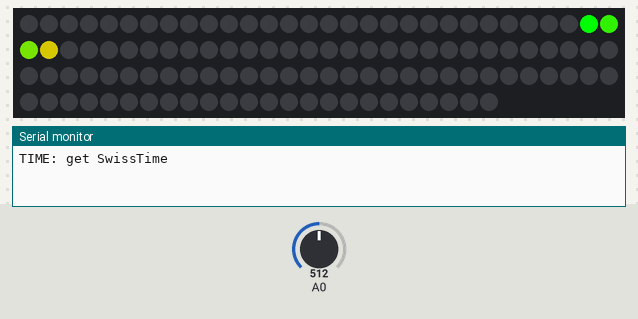
The program below on a simulated ESP8266 (NodeMCU). Shown: 114 RGB LEDs in strip order, left to right, continuing on the next row, the last lines printed to the serial monitor. The inputs (shaded band) are chosen by the test bench; at power-on: A0 = 512. Dim RGB values are drawn brighter than linear; WiFi joins after 1.5 s; servers stay silent unless stated; the local clock reads 2024-03-15 10:24:30 at power-on unless the program sets it.

Above: at 8.6 s.
At 11.7 s:
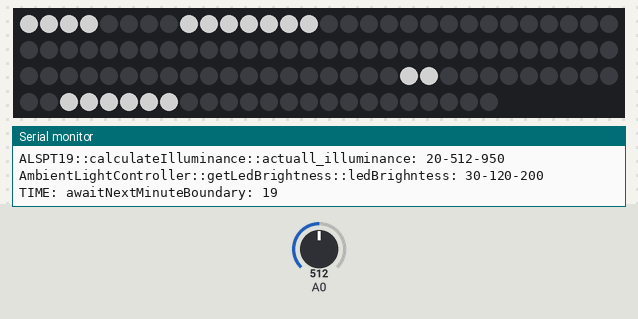
At 31.2 s:
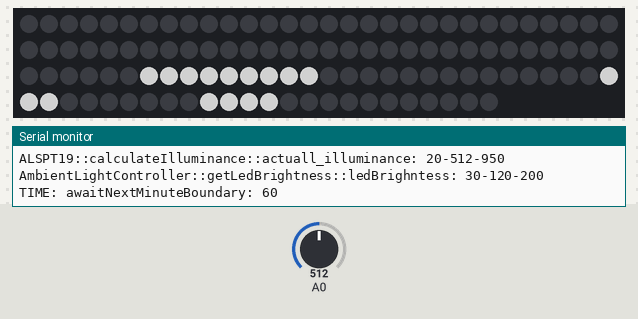

Measured:
- what the display in image 0 shows lasts 3.0 s, from 8.6 s to 11.6 s
- what the display in image 1 shows lasts 19.6 s, from 11.6 s to 31.2 s

The program:

main.cpp
```cpp
/*=================================================================================
--Includes
=================================================================================*/
#include <Arduino.h>
#include <WordClock/WordClock.hpp>
#include <time/SwissTime.hpp>

/*=================================================================================
--Variablen
=================================================================================*/
const int sleeptime = 22;
const int wakeuptime = 5;

const double wakeupdelay_ms = 60*1000; // ms

SwissTime swissTime;
WordClock wordClock;


/*=================================================================================
--Setup
=================================================================================*/
void setup()
{
  // Serial Init
  Serial.begin(9600);

  // Init WS2812
  wordClock.showAdvertisingAnimation();
}

/*=================================================================================
--Main
=================================================================================*/
void loop()
{
  /*---------------------------------------------------------------------------
  -- Update Time
  ---------------------------------------------------------------------------*/
  bool error = swissTime.getTime();
  if (error == false)
  {
    /*---------------------------------------------------------------------------
    -- Turn qlocktwo off by night
    ---------------------------------------------------------------------------*/
    if ((swissTime.h >= sleeptime) || (swissTime.h < wakeuptime))
    {
      wordClock.allOff();
      if(swissTime.h >= wakeuptime-1) {
        // check time more often one showHour before wakeup
        delay(wakeupdelay_ms);
      }
      else {
        //delay(wakeupdelay_ms*60);
        delay(wakeupdelay_ms);
      }
    }
    else
    {
      wordClock.showTime(swissTime.s, swissTime.m, swissTime.h);
      // If await next Miniute Boundary is bigger zero, show Time again.
      //if(swissTime.awaitNextMinuteBoundary()) {
      //  ws2812.showTime(swissTime.s, swissTime.m, swissTime.h);
      //}
      (void) swissTime.awaitNextMinuteBoundary();
      //delay(wakeupdelay_ms);
    }
  } else {
    wordClock.showNoInternet();
  }
}
```

ALSPT19.cpp
```cpp
#include "ALSPT19.hpp"

/*============================================================================
== PUBLIC
============================================================================*/
int ALSPT19::getIlluminance()
{
    calculateIlluminance();
    return actuall_illuminance;
}

int ALSPT19::getMinIlluminance() {
  return min_illuminance;
}

int ALSPT19::getMaxIlluminance() {
  return max_illuminance;
}
/*============================================================================
== PRIVATE
============================================================================*/
ALSPT19::ALSPT19() :min_illuminance(20), max_illuminance(950), actuall_illuminance(50)
{
  ;
}

void ALSPT19::calculateIlluminance()
{
  // LED Brightness: 1-15
  // Sensor: 0-120
  // 0.083*value+5
  // new_brightness = (13/120)*x+5=0.1083*x+2
  // new_brightness = (14/120)*x+1=0.1166*x+1
  actuall_illuminance = analogRead(A0);

  //set brightness Thresholds
  if(actuall_illuminance<=min_illuminance) {
    min_illuminance = actuall_illuminance;
  }

  if(actuall_illuminance>=max_illuminance) {
    max_illuminance = actuall_illuminance;
  }

  Serial.print("ALSPT19::calculateIlluminance::actuall_illuminance: ");
  Serial.print(min_illuminance);
  Serial.print("-");
  Serial.print(actuall_illuminance);
  Serial.print("-");
  Serial.print(max_illuminance);
  Serial.println("");
}
```

ALSPT19.hpp
```cpp
#ifndef ALSPT19_HPP
#define ALSPT19_HPP

#include "Arduino.h"

class ALSPT19
{

    public:
        ALSPT19();
        int getIlluminance();
        int getMinIlluminance();
        int getMaxIlluminance();

    private:
        void calculateIlluminance();

    private:
        int16_t min_illuminance;
        int16_t max_illuminance;
        int16_t actuall_illuminance;
};

#endif
```

AmbientLightController.cpp
```cpp
#include "AmbientLightController.hpp"

/*============================================================================
== PUBLIC
============================================================================*/
AmbientLightController::AmbientLightController() : MIN_LED_BRIGHTNESS(30), MAX_LED_BRIGHNTESS(200)
{
  ;
}

int AmbientLightController::getLedBrightness(void)
{
  // LED_BRIGHNESS:     1-15
  // ILLUMINANCE:       X
  // MIN_ILLUMINANCE:   1
  // MAX_ILLUMINANCE:   15
  // ledBrighntess:       0-120
  // ledBrighntess = (ledBrighntess/(MAX_ILLUMINANCE-MIN_ILLUMINANCE))*alspt19.getIlluminance() + 1

  // Define constants
  const uint16_t ILLUMINANCE = alspt19.getIlluminance();
  const uint16_t MIN_ILLUMINANCE = alspt19.getMinIlluminance();   // Minimum illuminance
  const uint16_t MAX_ILLUMINANCE = alspt19.getMaxIlluminance();   // Maximum illuminance

  // Apply a logarithmic transformation to map illuminance to brightness
  //float brightnessFloat = map(alspt19.getIlluminance(), MIN_LED_BRIGHTNESS, MAX_LED_BRIGHNTESS, MIN_ILLUMINANCE, MAX_ILLUMINANCE);
  float brightnessFloat = map(ILLUMINANCE, MIN_ILLUMINANCE, MAX_ILLUMINANCE, MIN_LED_BRIGHTNESS, MAX_LED_BRIGHNTESS);

  // Convert the floating-point brightness value to an integer
  uint16_t ledBrighntess = static_cast<uint16_t>(brightnessFloat);
  Serial.print("AmbientLightController::getLedBrightness::ledBrighntess: ");
  Serial.print(MIN_LED_BRIGHTNESS);
  Serial.print("-");
  Serial.print(ledBrighntess);
  Serial.print("-");
  Serial.print(MAX_LED_BRIGHNTESS);
  Serial.println("");

  return ledBrighntess;
}

int AmbientLightController::getminLedBrightness(void) {
  return MIN_LED_BRIGHTNESS;
}

int AmbientLightController::getmaxLedBrightness(void) {
  return MAX_LED_BRIGHNTESS;
}
```

AmbientLightController.hpp
```cpp
#ifndef BRIGHTNESSCONTROLLER_HPP
#define BRIGHTNESSCONTROLLER_HPP

#include "Arduino.h"
#include "ALSPT19.hpp"

class AmbientLightController
{

    public:
        AmbientLightController();
        int getLedBrightness(void);
        int getminLedBrightness(void);
        int getmaxLedBrightness(void);
    private:
        ALSPT19 alspt19;

        uint16_t MIN_LED_BRIGHTNESS;                         // Min LED Brightness
        uint16_t MAX_LED_BRIGHNTESS;                         // Max LED Brightness

};

#endif
```

SwissTime.cpp
```cpp
#include "SwissTime.hpp"

SwissTime::SwissTime()  : wakeupdelay_cnt(0), awakeCountPerDay(3), reconnectionMinuteTime(60), wifiTimeError(false), initializied(false),
                          configPortalTimeout(120), connectTimeout(30), wifi(configPortalTimeout,connectTimeout)
{
    /* Configuration of NTP */
    configTime(MY_TZ, MY_NTP_SERVER);
}

bool SwissTime::getTime() {
    bool error = false;

    Serial.print("TIME: get SwissTime");

    if(initializied == false) {
        error = getTimeFromWifi();
        //awaitNextMinuteBoundary();
        initializied = true;
        Serial.println(":: Initial got time from wifi");
    } else {
            if(wakeupdelay_cnt >= ((24*60)/awakeCountPerDay)) {
                    error = getTimeFromWifi();
                    wifiTimeError = error;
                    wakeupdelay_cnt = 0;
                    Serial.println("::Time from wifi after timeout");
                    if(wifiTimeError == true) {
                        error = getTimeFromLocalCounter();
                        wifiTimeError = false; // Error handeld
                        Serial.println(":: Calculate time after failed wifi connection");
                    }
            } else {
                Serial.print(":: Calculate time");
                error = getTimeFromLocalCounter();
            }
    }

    wakeupdelay_cnt++;
    return error;
}

void SwissTime::awaitNextMinuteBoundary(void) {
    if(s==0) {
        wakeupdelay_ms = 60000; // 1min
    } else {
        wakeupdelay_ms = (60-s)*1000;
    }

    Serial.print("TIME: awaitNextMinuteBoundary: ");
    Serial.println(wakeupdelay_ms/1000);

    delay(wakeupdelay_ms);

    /*if(time_to_wait!=0) {

        s = 0;
        m++;
        if(m>=60) {
            m=0;
            h++;
        }
        if(h>=24) {
            h=0;
        }
        return true;;
    }
    return false;

    Serial.print(h);
    Serial.print("h");
    Serial.print(m);
    Serial.print("m");
    Serial.print(s);
    Serial.print("s");
    Serial.println("");*/

}

bool SwissTime::getTimeFromWifi()
{
    bool error = wifi.connectToWifi();
    if (error == false) {
        delay(1000);
        time(&now);
        localtime_r(&now, &tm_data);
        s = tm_data.tm_sec;
        m = tm_data.tm_min;
        h = tm_data.tm_hour;


        Serial.print("Time now:");
        Serial.print(h);
        Serial.print("h");
        Serial.print(m);
        Serial.print("m");
        Serial.print(s);
        Serial.print("s");
        Serial.println("");

        if (h >= 24)
        {
            h = 0;
        }
        wifi.disconnectFromWifi();
        return false;
    } else {
        return true;
    }
}

bool SwissTime::getTimeFromLocalCounter() {
    int64_t time_passed = 0;
    int64_t inaccuracy_timout = 100;//1132;
    // Determin passed time
    if(wifiTimeError == false) {
        time_passed = wakeupdelay_ms/1000 + inaccuracy_timout/1000;
    } else {
        time_passed = wakeupdelay_ms/1000 + configPortalTimeout + connectTimeout + inaccuracy_timout/1000;
    }

    if(time_passed>=60) {
        int64_t sec_in_min = (time_passed/60);
        m += sec_in_min;
        int64_t restSec = time_passed-(sec_in_min*60);
        s += restSec;
    } else {
        s += time_passed;
    }
    if(s>=60) {
        m++;
        s=s-60;
    }

    if(m>=60) {
        h++;
        m=m-60;
    }

    if(h>24) {
        h=h-24;
    }

    Serial.print(h);
    Serial.print("h");
    Serial.print(m);
    Serial.print("m");
    Serial.print(s);
    Serial.print("s");
    Serial.println("");
    return false;
}
```

SwissTime.hpp
```cpp
#ifndef SwissTime_HPP
#define SwissTime_HPP

#include "Arduino.h"
#include <WiFiUdp.h>
#include <ESP8266WiFi.h>
#include "WifiHost.hpp"

class SwissTime
{
    public:
        SwissTime();
        bool getTime();
        bool getTimeFromWifi();
        bool getTimeFromLocalCounter();
        void awaitNextMinuteBoundary(void);

    public:
        uint32_t  h, m, s;

    private:
        #define MY_NTP_SERVER "at.pool.ntp.org"
        #define MY_TZ "CET-1CEST,M3.5.0/02,M10.5.0/03"

        int wakeupdelay_cnt;
        int awakeCountPerDay;
        int reconnectionMinuteTime;
        bool wifiTimeError;
        bool initializied;
        int wakeupdelay_ms;
        int configPortalTimeout;
        int connectTimeout;

        time_t now;
        tm tm_data;
        WifiHost wifi;


};

#endif
```

WifiHost.cpp
```cpp
#include "WifiHost.hpp"

WifiHost::WifiHost(int configPortalTimeout, int connectTimeout)
:this_configPortalTimeout(configPortalTimeout), this_connectTimeout(connectTimeout) {

}

bool WifiHost::connectToWifi(void) {
    //manager.setConfigPortalBlocking(true);
    manager.setConfigPortalTimeout(this_configPortalTimeout);
    manager.setConnectTimeout(this_connectTimeout);
    if(manager.autoConnect("Clocktwo")) {
        return false;
    }
    Serial.println("There is no Wifi Connection, not even afer 90 sec Timeout");
    return true;
}

bool WifiHost::disconnectFromWifi(void) {
    return manager.disconnect();
}
```

WifiHost.hpp
```cpp
#ifndef WifiHost_HPP
#define WifiHost_HPP
#include "Arduino.h"
#include <WifiClientSecure.h>
#include <WiFiManager.h>


class WifiHost
{
public:
    WifiHost(int configPortalTimeout, int connectTimeout);
    bool connectToWifi(void);
    bool disconnectFromWifi(void);

private:
    WiFiManager manager;
    int this_configPortalTimeout;
    int this_connectTimeout;

};
#endif
```

seislerdeutsch.h
```cpp
 #ifndef BERNDEUTSCH_H
 #define BERNDEUTSCH_H

 /*      -                  0- 5
        FÜÜF AB             5-10
        ZÄÄ AB             10-15
        VIERTU AB          15-20
        ZWENZG AB          20-25
        FÜÜF VOR HAUBI     25-30
        HAUBI              30-35
        FÜÜF AB HAUBI      35-40
        ZWENZG VOR         40-45
        VIERTU VOR         45-50
        ZÄÄ VOR            50-55
        FÜÜF VOR           55-60
*/
const int PREFIX_IT_IS[]         = {103,104, 106, 107, 108, 109,-1}; // ES IST
const int INFIX_BEFORE[]         = {89,90,91,-1};                     // VOR
const int INFIX_AFTER[]          = {79,80,-1};                       // NACH

const int MINUTE_FIVE[]          = {99,100,101,102,-1};                  // FÜNF
const int MINUTE_TEN[]           = {111,112,113,-1};                  // ZEHN
const int MINUTE_QUARTER[]       = {81,82,83,84,85,86,-1};            // VIERTEL
const int MINUTE_TWENTY[]        = {92,93,94,95,96,97,-1};            // ZWANZIG
const int MINUTE_HALF[]          = {70,71,72,73,74,-1};               // HALB

const int HOUR_ONE[]            = {26,27,28,-1};                    // EINS
const int HOUR_TWO[]            = {59,60,61,62,-1};                    // ZWEI
const int HOUR_THREE[]          = {4,5,6,7,-1};                       // DREI
const int HOUR_FOUR[]           = {48,49,50,51,52,-1};                // VIER
const int HOUR_FIVE[]           = {37,38,39,40,41,-1};                 // FÜNF
const int HOUR_SIX[]            = {42,43,44,45,46,47,-1};             // SECHS
const int HOUR_SEVEN[]          = {15,16,17,18,19,-1};                 // SIEBEN
const int HOUR_EIGHT[]          = {32,33,34,35,36,-1};              // ACHT
const int HOUR_NINE[]           = {54,55,56,57,58,-1};                  // NEUN
const int HOUR_TEN[]            = {8,9,10,11,12,13,14,-1};                 // ZEHN
const int HOUR_ELEVEN[]         = {66,67,68,69,-1};                  // ELF
const int HOUR_TWELVE[]         = {20,21,22,23,24,25,-1};              // ZWÖLF

const int preview_word[]        = {28,29,30,31,-1};                   // preview_word
const int NO_INTERNET[]        =  {87, 88, 75, 76, 77, 78,-1};         // no internet
#endif
```

frontPanel.cpp
```cpp
#include "frontPanel.hpp"

/*============================================================================
== PUBLIC
============================================================================*/

/*============================================================================
== PRIVATE
============================================================================*/
frontPanel::frontPanel()
{
  ;
}
```

frontPanel.hpp
```cpp
#ifndef FRONTPANEL_HPP
#define FRONTPANEL_HPP

#include "Arduino.h"

class frontPanel
{
     /*  -                  0- 5
        FÜÜF AB             5-10
        ZÄÄ AB             10-15
        VIERTU AB          15-20
        ZWENZG AB          20-25
        FÜÜF VOR HAUBI     25-30
        HAUBI              30-35
        FÜÜF AB HAUBI      35-40
        ZWENZG VOR         40-45
        VIERTU VOR         45-50
        ZÄÄ VOR            50-55
        FÜÜF VOR           55-60
*/
    public:
        frontPanel();


    private:

};

#endif
```

WS2812.cpp
```cpp
#include "WS2812.hpp"

/*============================================================================
== PUBLIC
============================================================================*/
WS2812::WS2812(int ledcnt)
{
  led_cnt = ledcnt;
  strip = new Adafruit_NeoPixel(ledcnt, D1, NEO_GRB + NEO_KHZ800);
  prevPixelColors = new bool[ledcnt];
  actualPixelColors = new bool[ledcnt];

  strip->begin();
}

/*-----------------------------------------
-- ON/OFF/DIM
-----------------------------------------*/
void WS2812::dimNewlyTurnedOn(int finalBrightness) {
  // Set brightness for all old Leds
  //strip->setBrightness(finalBrightness);

  for(int brightness = 5; brightness <= finalBrightness; brightness++) {
    for(int i = 0; i < led_cnt; i++) {
      if (prevPixelColors[i] != actualPixelColors[i]) {
        // Set brightness for all new Leds
          if(actualPixelColors[i]==true) {
            setBrightnessFor(i, brightness);
          } else if(actualPixelColors[i]==false) {
            setBrightnessFor(i, finalBrightness-brightness);
          }
      }
    }
    strip->show();
    delayMicroseconds(4000/finalBrightness); // Dimmvorgang gesamthaft: 4ms
  }
}

void WS2812::setBrightnessFor(int ledIndex, uint8_t brightness) {
    // Set the adjusted color for the LED
    strip->setPixelColor(ledIndex, strip->Color(brightness, brightness, brightness));
}

void WS2812::setBrightness(int _brighntess) {
  brightness = _brighntess;
}

void WS2812::dimOff(int actuallBrighntess) {
  for(int brightness = actuallBrighntess; brightness <= 3; brightness--) {
    strip->setBrightness(brightness);
    strip->show();
    delay(4000/actuallBrighntess);
  }
}

void WS2812::allOff(void) {
  strip->clear();
  clearPixelColorArray();
  strip->show();
}

/*-----------------------------------------
-- COLOUR EFFECTS
-----------------------------------------*/
void WS2812::rainbowWheel(const int* data, int wait) {
  uint16_t j;

  for(j=0; j<256; j++) {
    //for(i=0; i<strip.numPixels(); i++)
    for (int i = 0; data[i] != -1; i++){
      strip->setPixelColor(data[i], colourWheel((i*15+j) & 255));
    }
    strip->show();
    delay(wait);
  }
}

uint32_t WS2812::colourWheel(byte WheelPos) {
  if(WheelPos < 85) {
    return strip->Color(WheelPos * 3, 255 - WheelPos * 3, 0);
  }
  else if(WheelPos < 170) {
    WheelPos -= 85;
    return strip->Color(255 - WheelPos * 3, 0, WheelPos * 3);
  }
  else {
    WheelPos -= 170;
    return strip->Color(0, WheelPos * 3, 255 - WheelPos * 3);
  }
}

void WS2812::setPixelColorArrayMap(const int* data) {
  for (int a = 0; data[a] != -1; a++)
  {
    strip->setPixelColor(data[a], strip->Color(brightness,brightness,brightness)); //  Set pixel's color (in RAM)
    actualPixelColors[data[a]] = true; //  Set pixel's color (in RAM)
  }
}

void WS2812::deletePixelColorArrayFromTo(int from, int to) {
    strip->fill(off, from, to);
}

void WS2812::clearPixelColorArray() {
    strip->fill(off, 0, led_cnt-1);
}

void WS2812::show(void) {
  strip->setBrightness(brightness);
  strip->show();
}

void WS2812::copyPrevPixelColorArrayMap(void) {
  for (int b = 0; b < led_cnt; b++)
  {
    prevPixelColors[b] = actualPixelColors[b];
  }
}

void WS2812::deleteActualPixelColorArrayMap(void) {
  for (int c = 0; c < led_cnt; c++)
  {
    actualPixelColors[c] = false;//  Set pixel's color (in RAM)
  }
}
```

Source omitted: WS2812.hpp (1187 bytes), wordClock.cpp (4624 bytes), wordClock.hpp (673 bytes)
